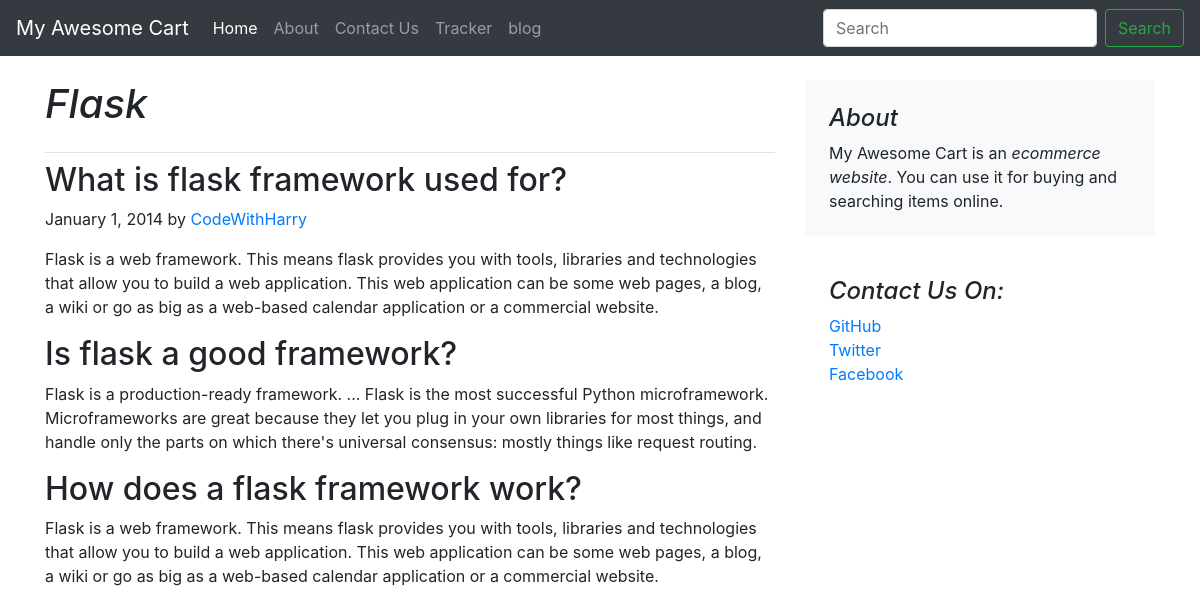
The app's page /blog/blogpost/2 with its own data.
### blog/models.py (models this page shows, shortened)
class Blogpost(models.Model):
    post_id = models.AutoField(primary_key=True)
    title = models.CharField(max_length=50)
    head0 = models.CharField(max_length=50)
    chead0= models.CharField(max_length=5000)
    head1 = models.CharField(max_length=50)
    chead1= models.CharField(max_length=5000)
    head2 = models.CharField(max_length=50)
    chead2= models.CharField(max_length=5000)
    pub_date = models.DateField(auto_now_add=True)
    thumbnail = models.ImageField(upload_to='blog/images', default="")

### blog/views.py (the view)
# urls.py: path('blogpost/<int:myid>',views.blogpost,name="blogpost")
def blogpost(request,myid):
    blog = Blogpost.objects.filter(post_id=myid)
    params = {'blog':blog[0]}
    return render(request,'blog/blogpost.html',params)

### blog/templates/blog/blogpost.html (shortened to what this page needs)
{%extends 'blog/base.html'%}
{%block body%}
<div class="container">
    <div class="row mt-4">
        <div class="col-md-8 blog-main">
            <h1 class="pb-4 mb-2 font-italic border-bottom">
                {{blog.title}}
            </h1>
            <div class="blog-post">
                <h2 class="blog-post-title">{{blog.head0}}</h2>
                <p class="blog-post-meta">January 1, 2014 by <a href="#">CodeWithHarry</a></p>
                <p>{{blog.chead0}}</p>
                <h2>{{blog.head1}}</h2>
                <p>{{blog.chead1}}</p>
                <h2>{{blog.head2}}</h2>
                <p>{{blog.chead0}}</p>
            </div>
        </div>
        <aside class="col-md-4 blog-sidebar">
            <div class="p-4 mb-3 bg-light rounded">
                <h4 class="font-italic">About</h4>
                <p class="mb-0">My Awesome Cart is an <em>ecommerce website</em>. You can use it for buying and searching items online. </p>
            </div>
            <div class="p-4">
                <h4 class="font-italic">Contact Us On: </h4>
                <ol class="list-unstyled">
                    <li><a href="#">GitHub</a></li>
                    <li><a href="#">Twitter</a></li>
                    <li><a href="#">Facebook</a></li>
                </ol>
            </div>
        </aside>
    </div>
</div>
{%endblock%}

### records on screen
Blogpost: title "Flask", head0 "What is flask framework used for?", chead0 "Flask is a web framework. This means flask provides you with tools, libraries and technologies that allow you to build a web application. This web application can be some web pages, a blog, a wiki or go as big as a web-based calendar application or a commercial website.", head1 "Is flask a good framework?", chead1 "Flask is a production-ready framework. ... Flask is the most successful Python microframework. Microframeworks are great because they let you plug in your own libraries for most things, and handle only the parts on which there's universal consensus: mostly things like request routing.", head2 "How does a flask framework work?"
